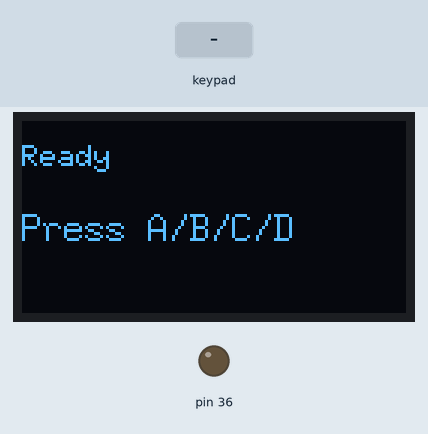
Simulated run of this sketch. Board: Arduino Mega 2560, built with avr-gcc and run on an emulated ATmega2560. On the bench: 128×64 one-colour display, output pins drawn as LEDs (lit = HIGH). Inputs (shaded band) come from the test bench. What the sketch prints to the serial monitor is not drawn.

Above: at 1.3 s.
1.4 s: key 'A' pressed
At 2.3 s:
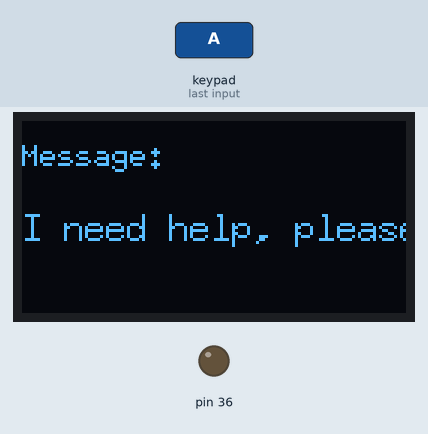
2.9 s: keypad keys 3 8 1 2 3 D pressed 0.4 s apart
At 6.1 s:
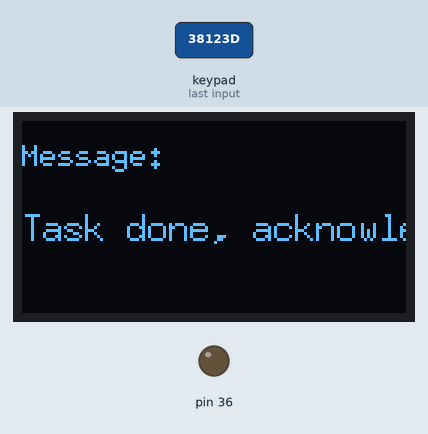
6.8 s: key 'B' pressed
At 7.2 s:
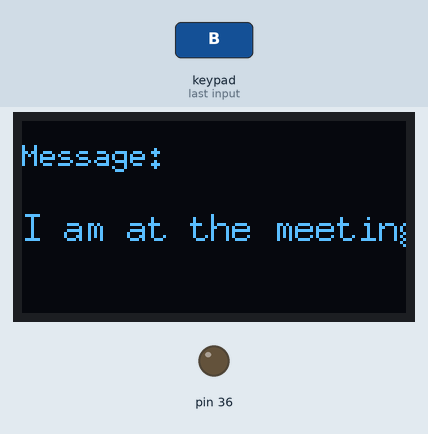
8.3 s: key 'C' pressed
At 9.3 s:
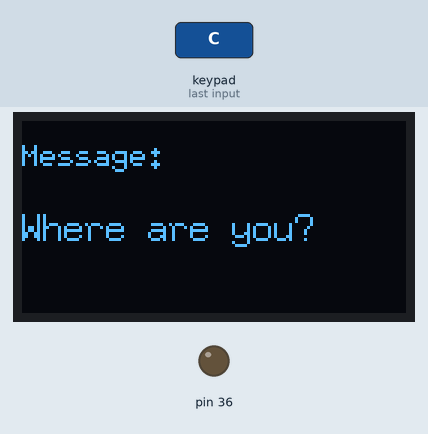
9.8 s: key 'D' pressed
At 11.1 s:
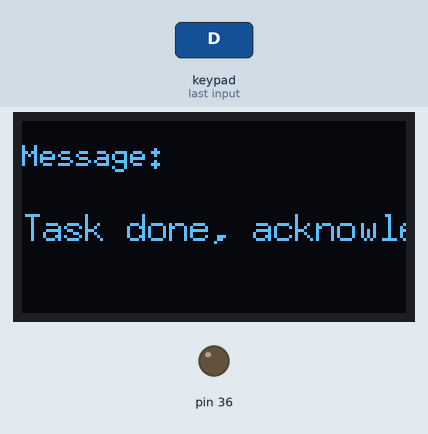
Timing chart, 0 to 12.8 s (numbered marks = the images above; inputs shaded):
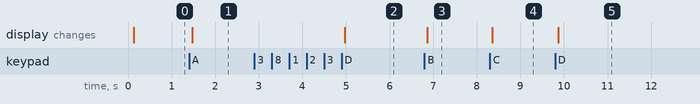

Measured:
- after the input at 1.4 s, the display: changes after 0.07 s (image 1)
- after the input at 2.9 s, the display: changes after 2.1 s (image 2)
- after the input at 6.8 s, the display: changes after 0.06 s (image 3)
- after the input at 8.3 s, the display: changes after 0.06 s (image 4)
- after the input at 9.8 s, the display: changes after 0.07 s (image 5)

The sketch:

keypad_heltech.ino
```cpp
#include <Keypad.h>     // library that lets us read the 4x4 keypad
#include <U8g2lib.h>    // library that lets us draw text on the OLED screen
#include <Wire.h>       // needed for the screen to talk to the board

// sets up the OLED screen and tells it which pins it is connected to
U8G2_SSD1306_128X64_NONAME_F_HW_I2C u8g2(U8G2_R0, /*reset=*/21, /*clock=*/18, /*data=*/17);

// ===================================================================
// KEYPAD SETUP
// This tells the code what each button on the 4x4 keypad is called,
// and which pins the rows and columns are wired to.
// ===================================================================
const byte ROWS = 4, COLS = 4;   // the keypad has 4 rows and 4 columns

// this grid matches the physical layout of buttons on the keypad
char keyMap[ROWS][COLS] = {
  {'1','2','3','A'},
  {'4','5','6','B'},
  {'7','8','9','C'},
  {'*','0','#','D'}
};

byte rowPins[ROWS] = {38, 1, 2, 3};   // which pins the 4 rows are wired to
byte colPins[COLS] = {4, 5, 6, 7};    // which pins the 4 columns are wired to

// this creates our keypad object, using the layout and pins above
Keypad keypad = Keypad(makeKeymap(keyMap), rowPins, colPins, ROWS, COLS);

// ===================================================================
// PREDEFINED MESSAGES
// Each button (A, B, C, D) has its own fixed message.
// Change the text here if you want different messages.
// ===================================================================
const char* MSG_A = "I need help, please come now";
const char* MSG_B = "I am at the meeting";
const char* MSG_C = "Where are you?";
const char* MSG_D = "Task done, acknowledged";

// ===================================================================
// SETUP - runs once when the board turns on
// ===================================================================
void setup() {
  Serial.begin(115200);

  // turn on power to the OLED screen
  pinMode(36, OUTPUT);
  digitalWrite(36, LOW);
  delay(50);

  u8g2.begin();
  u8g2.setContrast(255);   // max brightness

  showOnScreen("Ready", "Press A/B/C/D");
}

// ===================================================================
// LOOP - runs forever, checking for a key press each time
// ===================================================================
void loop() {

  char key = keypad.getKey();   // check if any button is currently pressed

  if (!key) return;   // nothing pressed - do nothing, check again next time

  Serial.print("Key pressed: ");
  Serial.println(key);

  // pick which message matches the key that was pressed
  String msg;
  switch (key) {
    case 'A': msg = MSG_A; break;
    case 'B': msg = MSG_B; break;
    case 'C': msg = MSG_C; break;
    case 'D': msg = MSG_D; break;
    default:  return;   // if it's not A/B/C/D, do nothing
  }

  // show the matching message on the screen
  showOnScreen("Message:", msg.c_str());
}

// ===================================================================
// Draws 2 lines of text on the OLED screen:
// line1 = small header text (top)
// line2 = bigger message text (below it)
// ===================================================================
void showOnScreen(const char* line1, const char* line2) {
  u8g2.clearBuffer();

  u8g2.setFont(u8g2_font_6x10_tf);
  u8g2.drawStr(0, 15, line1);

  u8g2.setFont(u8g2_font_7x13_tf);   // slightly smaller than before, since some messages are long
  u8g2.drawStr(0, 40, line2);

  u8g2.sendBuffer();
}
```
